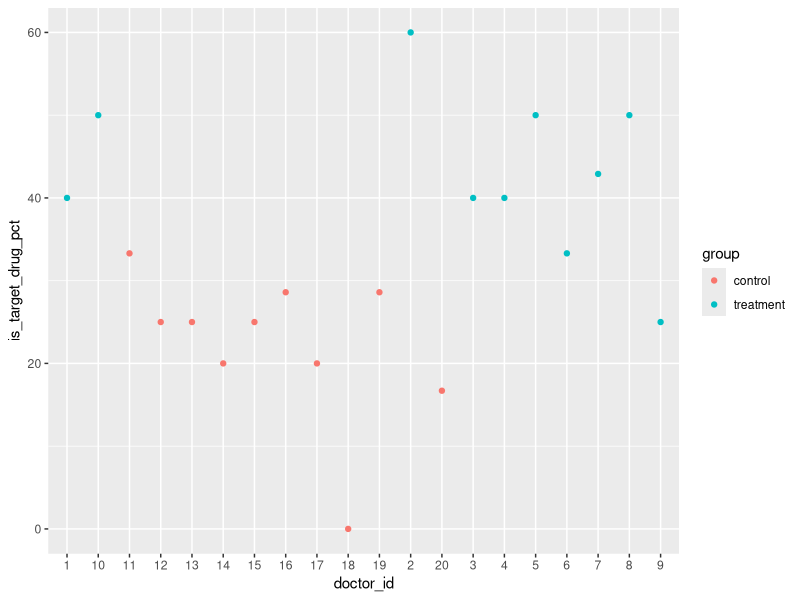
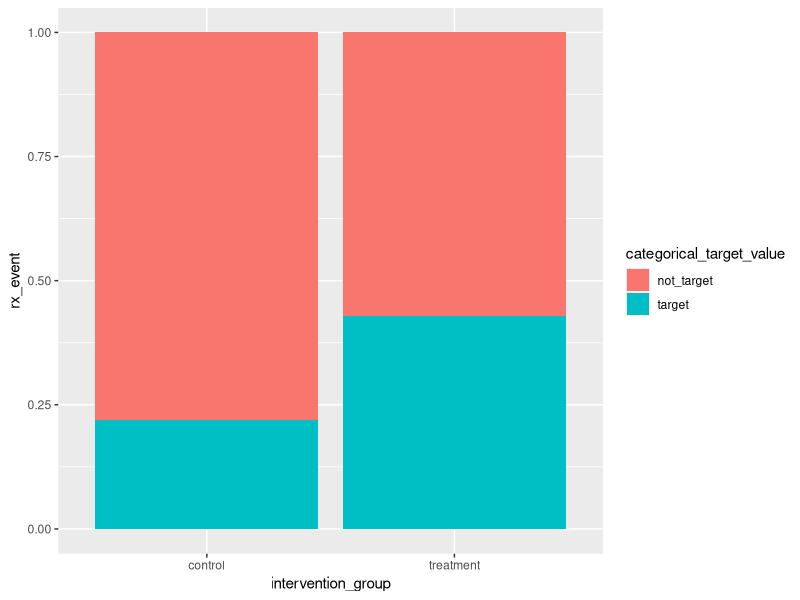
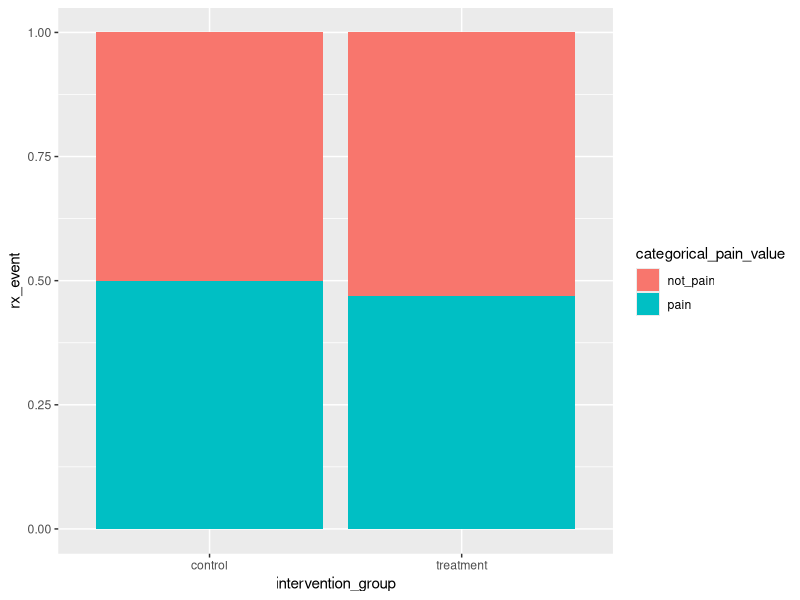
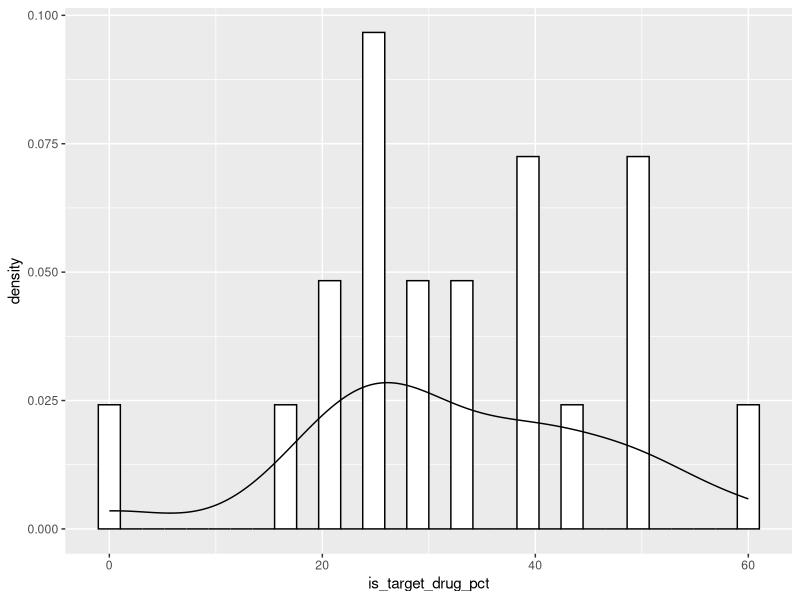
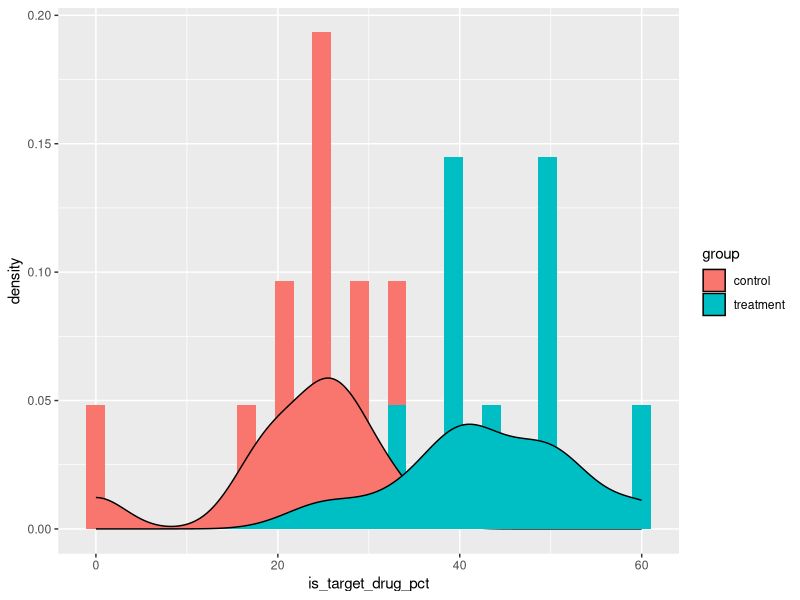
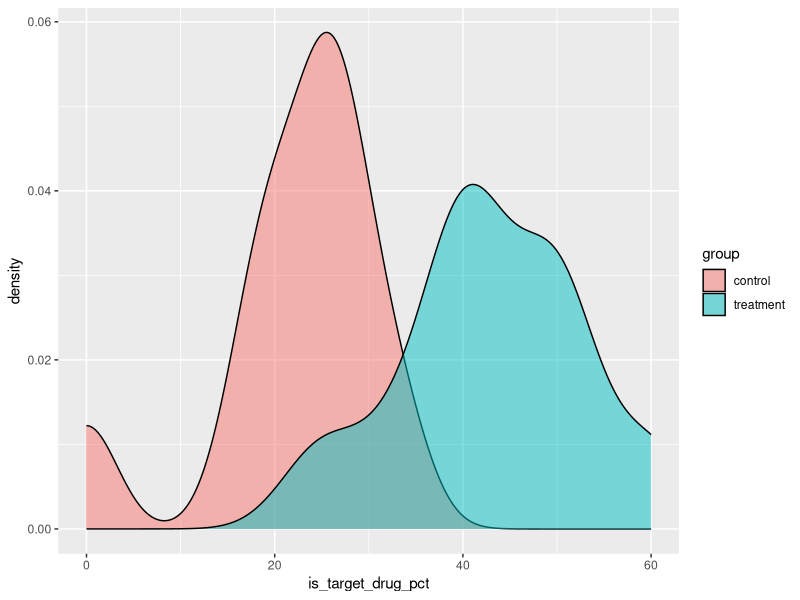
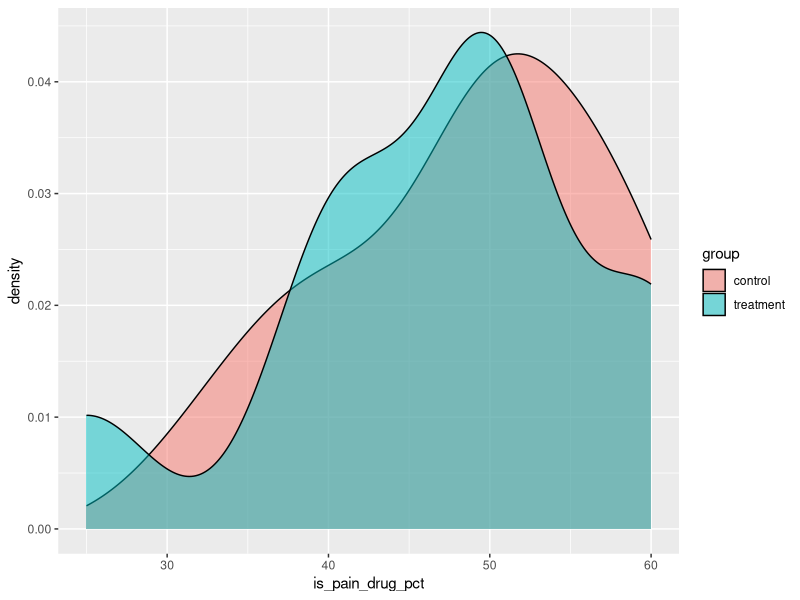
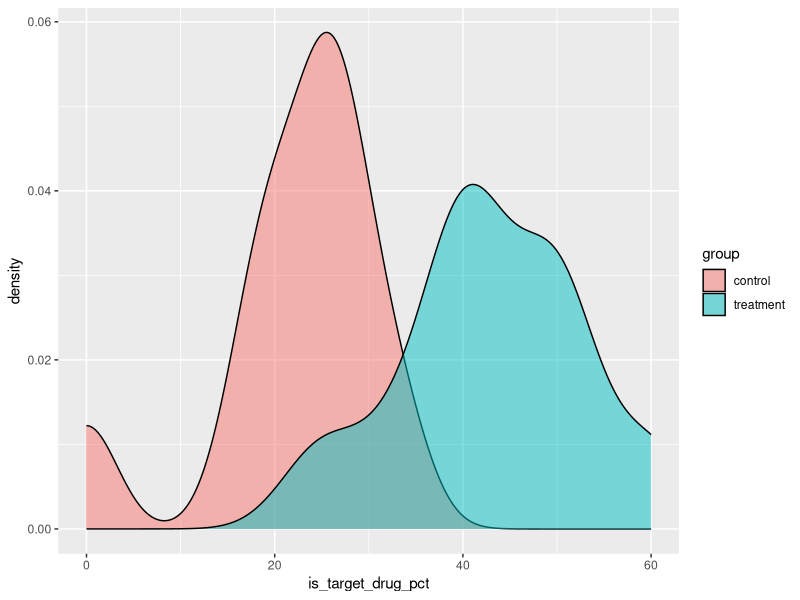

Source code (R) for these figures, in order:
## ---- chunk 1

library(tidyverse)
library(data.table)
library(openxlsx)




## ---- chunk 2
#Temporary converts a datatable's character datatypes into factor. This way when summarize function is used, it lists out the counts of the categorical variables
factorize_str <- function (dt){
  #Making a copy to not affect the original datatable
  dt_copy <- copy(dt)

  for (col_name in colnames(dt_copy)){
    if (is.character(dt_copy[[col_name]])){
        set(dt_copy, j = col_name, value = as.factor(dt_copy[[col_name]]))
    }
  }
  
    
  dt_copy
}
## ---- chunk 3


df <- openxlsx::read.xlsx('dataset.xlsx')

dt <- as.data.table(df)

dt[ , doctor_id:=as.character(doctor_id)]
dt[ , rx_id:=as.character(rx_id)]
dt[ , rx_event :=1]

dt



## ---- chunk 4


#view summary of dataset
summary(factorize_str(dt))
glimpse(dt)

## ---- chunk 5

dt[ , intervention_group := ifelse(has_seen_msg ==1 ,'treatment','control')]
dt[ , categorical_target_value := ifelse(is_target_drug ==1 ,'target','not_target')]
dt[ , categorical_pain_value := ifelse(is_pain_drug ==1 ,'pain','not_pain')]
dt

## ---- chunk 6
#Check if there are any NAs
round(colSums(is.na(dt)) *100/nrow(dt),1)



## ---- chunk 7

#check if a doctor can be in the treatment and the control group

dt[ , uniqueN(intervention_group) , by ='doctor_id'][V1>1]





## ---- chunk 8
#Check if there are duplicate prescriptions

dt[ , .(count=.N) , by='rx_id'][count>1]

## ---- chunk 9

doctor_agg_dt <- dt [ , .(group=max(intervention_group ), 
                          rx_cnt=.N , 
                          is_pain_drug_pct=round(sum(is_pain_drug)*100/.N,1),
                          is_target_drug_pct=round(sum(is_target_drug)*100/.N,1)),
                      by='doctor_id']
doctor_agg_dt
## ---- chunk 10

ggplot(doctor_agg_dt, aes(x=doctor_id, y=is_target_drug_pct,color=group)) +
  geom_point() 


## ---- chunk 11




ggplot(dt, aes (fill=categorical_target_value ,y=rx_event, x=intervention_group)) + 
    geom_bar(position="fill", stat="identity")


## ---- chunk 12
ggplot(dt, aes (fill=categorical_pain_value ,y=rx_event, x=intervention_group)) + 
    geom_bar(position="fill", stat="identity")

## ---- chunk 13


# Histogram with kernel density
ggplot(doctor_agg_dt, aes(x = is_target_drug_pct)) + 
  geom_histogram(aes(y = ..density..),
                 colour = 1, fill = "white") +
  geom_density()
## ---- chunk 14
# Histogram with kernel density
ggplot(doctor_agg_dt, aes(x = is_target_drug_pct , fill=group)) + 
  geom_histogram(aes(y = ..density..)) +
  geom_density()


## ---- chunk 15

# Histogram with kernel density
ggplot(doctor_agg_dt, aes(x = is_target_drug_pct , fill=group)) + 
  
  geom_density(alpha = 0.5)


## ---- chunk 16
# Histogram with kernel density
ggplot(doctor_agg_dt, aes(x = is_pain_drug_pct , fill=group)) + 
  
  geom_density(alpha = 0.5)
## ---- chunk 17


group_agg <- doctor_agg_dt[, .(rx_cnt = .N, 
                                is_pain_drug_pct = mean(is_pain_drug_pct),
                                is_target_drug_pct = mean(is_target_drug_pct)),
                            by = 'group']

group_agg
## ---- chunk 18


group_agg2 <-   dt[, .(rx_cnt = .N, 
                                is_pain_drug_pct = round(mean(is_pain_drug)*100,1),
                                is_target_drug_pct = round(mean(is_target_drug)*100,1)),
                            by = 'intervention_group']

group_agg2
## ---- chunk 19


# Histogram with kernel density
ggplot(doctor_agg_dt, aes(x = is_target_drug_pct , fill=group)) + 
  geom_density(alpha = 0.5)



#Not perfect but sort of close to normal distribution for both groups

## ---- chunk 20

doctor_agg_dt[ , var(is_target_drug_pct) , by ='group']

#The ratio is less than 4 so this passes the variances test
## ---- chunk 21
doctor_agg_dt
## ---- chunk 22

test_group_data <- doctor_agg_dt[group=='treatment']$is_target_drug_pct
control_group_data <- doctor_agg_dt[group=='control']$is_target_drug_pct

t.test(test_group_data, control_group_data, var.equal=TRUE)
